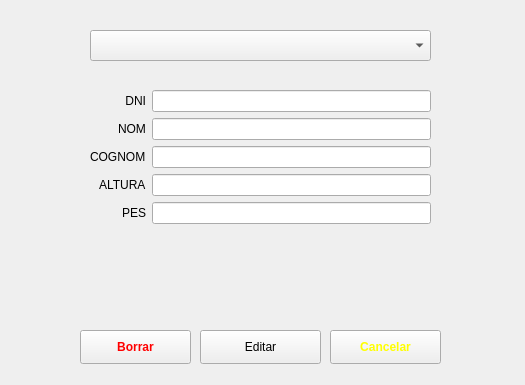
<?xml version="1.0" encoding="UTF-8"?>
<ui version="4.0">
 <class>Form</class>
 <widget class="QWidget" name="Form">
  <property name="geometry">
   <rect>
    <x>0</x>
    <y>0</y>
    <width>525</width>
    <height>385</height>
   </rect>
  </property>
  <property name="windowTitle">
   <string>Form</string>
  </property>
  <widget class="QComboBox" name="cbPatients">
   <property name="geometry">
    <rect>
     <x>90</x>
     <y>30</y>
     <width>341</width>
     <height>31</height>
    </rect>
   </property>
  </widget>
  <widget class="QPushButton" name="editBtn">
   <property name="geometry">
    <rect>
     <x>200</x>
     <y>330</y>
     <width>121</width>
     <height>34</height>
    </rect>
   </property>
   <property name="text">
    <string>Editar</string>
   </property>
  </widget>
  <widget class="QWidget" name="formLayoutWidget">
   <property name="geometry">
    <rect>
     <x>90</x>
     <y>90</y>
     <width>341</width>
     <height>201</height>
    </rect>
   </property>
   <layout class="QFormLayout" name="formLayout">
    <property name="labelAlignment">
     <set>Qt::AlignRight|Qt::AlignTrailing|Qt::AlignVCenter</set>
    </property>
    <item row="0" column="1">
     <widget class="QLineEdit" name="lineEditDni">
      <property name="readOnly">
       <bool>true</bool>
      </property>
     </widget>
    </item>
    <item row="1" column="0">
     <widget class="QLabel" name="label_2">
      <property name="text">
       <string>NOM</string>
      </property>
     </widget>
    </item>
    <item row="1" column="1">
     <widget class="QLineEdit" name="lineEditName">
      <property name="readOnly">
       <bool>true</bool>
      </property>
     </widget>
    </item>
    <item row="2" column="0">
     <widget class="QLabel" name="label_3">
      <property name="text">
       <string>COGNOM</string>
      </property>
     </widget>
    </item>
    <item row="2" column="1">
     <widget class="QLineEdit" name="lineEditSurname">
      <property name="readOnly">
       <bool>true</bool>
      </property>
     </widget>
    </item>
    <item row="3" column="0">
     <widget class="QLabel" name="label_4">
      <property name="text">
       <string>ALTURA</string>
      </property>
     </widget>
    </item>
    <item row="3" column="1">
     <widget class="QLineEdit" name="lineEditHeight">
      <property name="readOnly">
       <bool>true</bool>
      </property>
     </widget>
    </item>
    <item row="4" column="0">
     <widget class="QLabel" name="label_5">
      <property name="text">
       <string>PES</string>
      </property>
     </widget>
    </item>
    <item row="4" column="1">
     <widget class="QLineEdit" name="lineEditWeight">
      <property name="readOnly">
       <bool>true</bool>
      </property>
     </widget>
    </item>
    <item row="0" column="0">
     <widget class="QLabel" name="label">
      <property name="text">
       <string>DNI</string>
      </property>
      <property name="alignment">
       <set>Qt::AlignRight|Qt::AlignTrailing|Qt::AlignVCenter</set>
      </property>
     </widget>
    </item>
   </layout>
  </widget>
  <widget class="QPushButton" name="deleteBtn">
   <property name="geometry">
    <rect>
     <x>80</x>
     <y>330</y>
     <width>111</width>
     <height>34</height>
    </rect>
   </property>
   <property name="font">
    <font>
     <weight>75</weight>
     <bold>true</bold>
    </font>
   </property>
   <property name="cursor">
    <cursorShape>ArrowCursor</cursorShape>
   </property>
   <property name="whatsThis">
    <string>Borrar pacient</string>
   </property>
   <property name="styleSheet">
    <string notr="true">color: red;</string>
   </property>
   <property name="text">
    <string>Borrar</string>
   </property>
  </widget>
  <widget class="QPushButton" name="cancelBtn">
   <property name="geometry">
    <rect>
     <x>330</x>
     <y>330</y>
     <width>111</width>
     <height>34</height>
    </rect>
   </property>
   <property name="font">
    <font>
     <weight>75</weight>
     <bold>true</bold>
    </font>
   </property>
   <property name="whatsThis">
    <string>Cancelar modificacio</string>
   </property>
   <property name="styleSheet">
    <string notr="true">color: yellow;</string>
   </property>
   <property name="text">
    <string>Cancelar</string>
   </property>
  </widget>
 </widget>
 <resources/>
 <connections/>
</ui>
